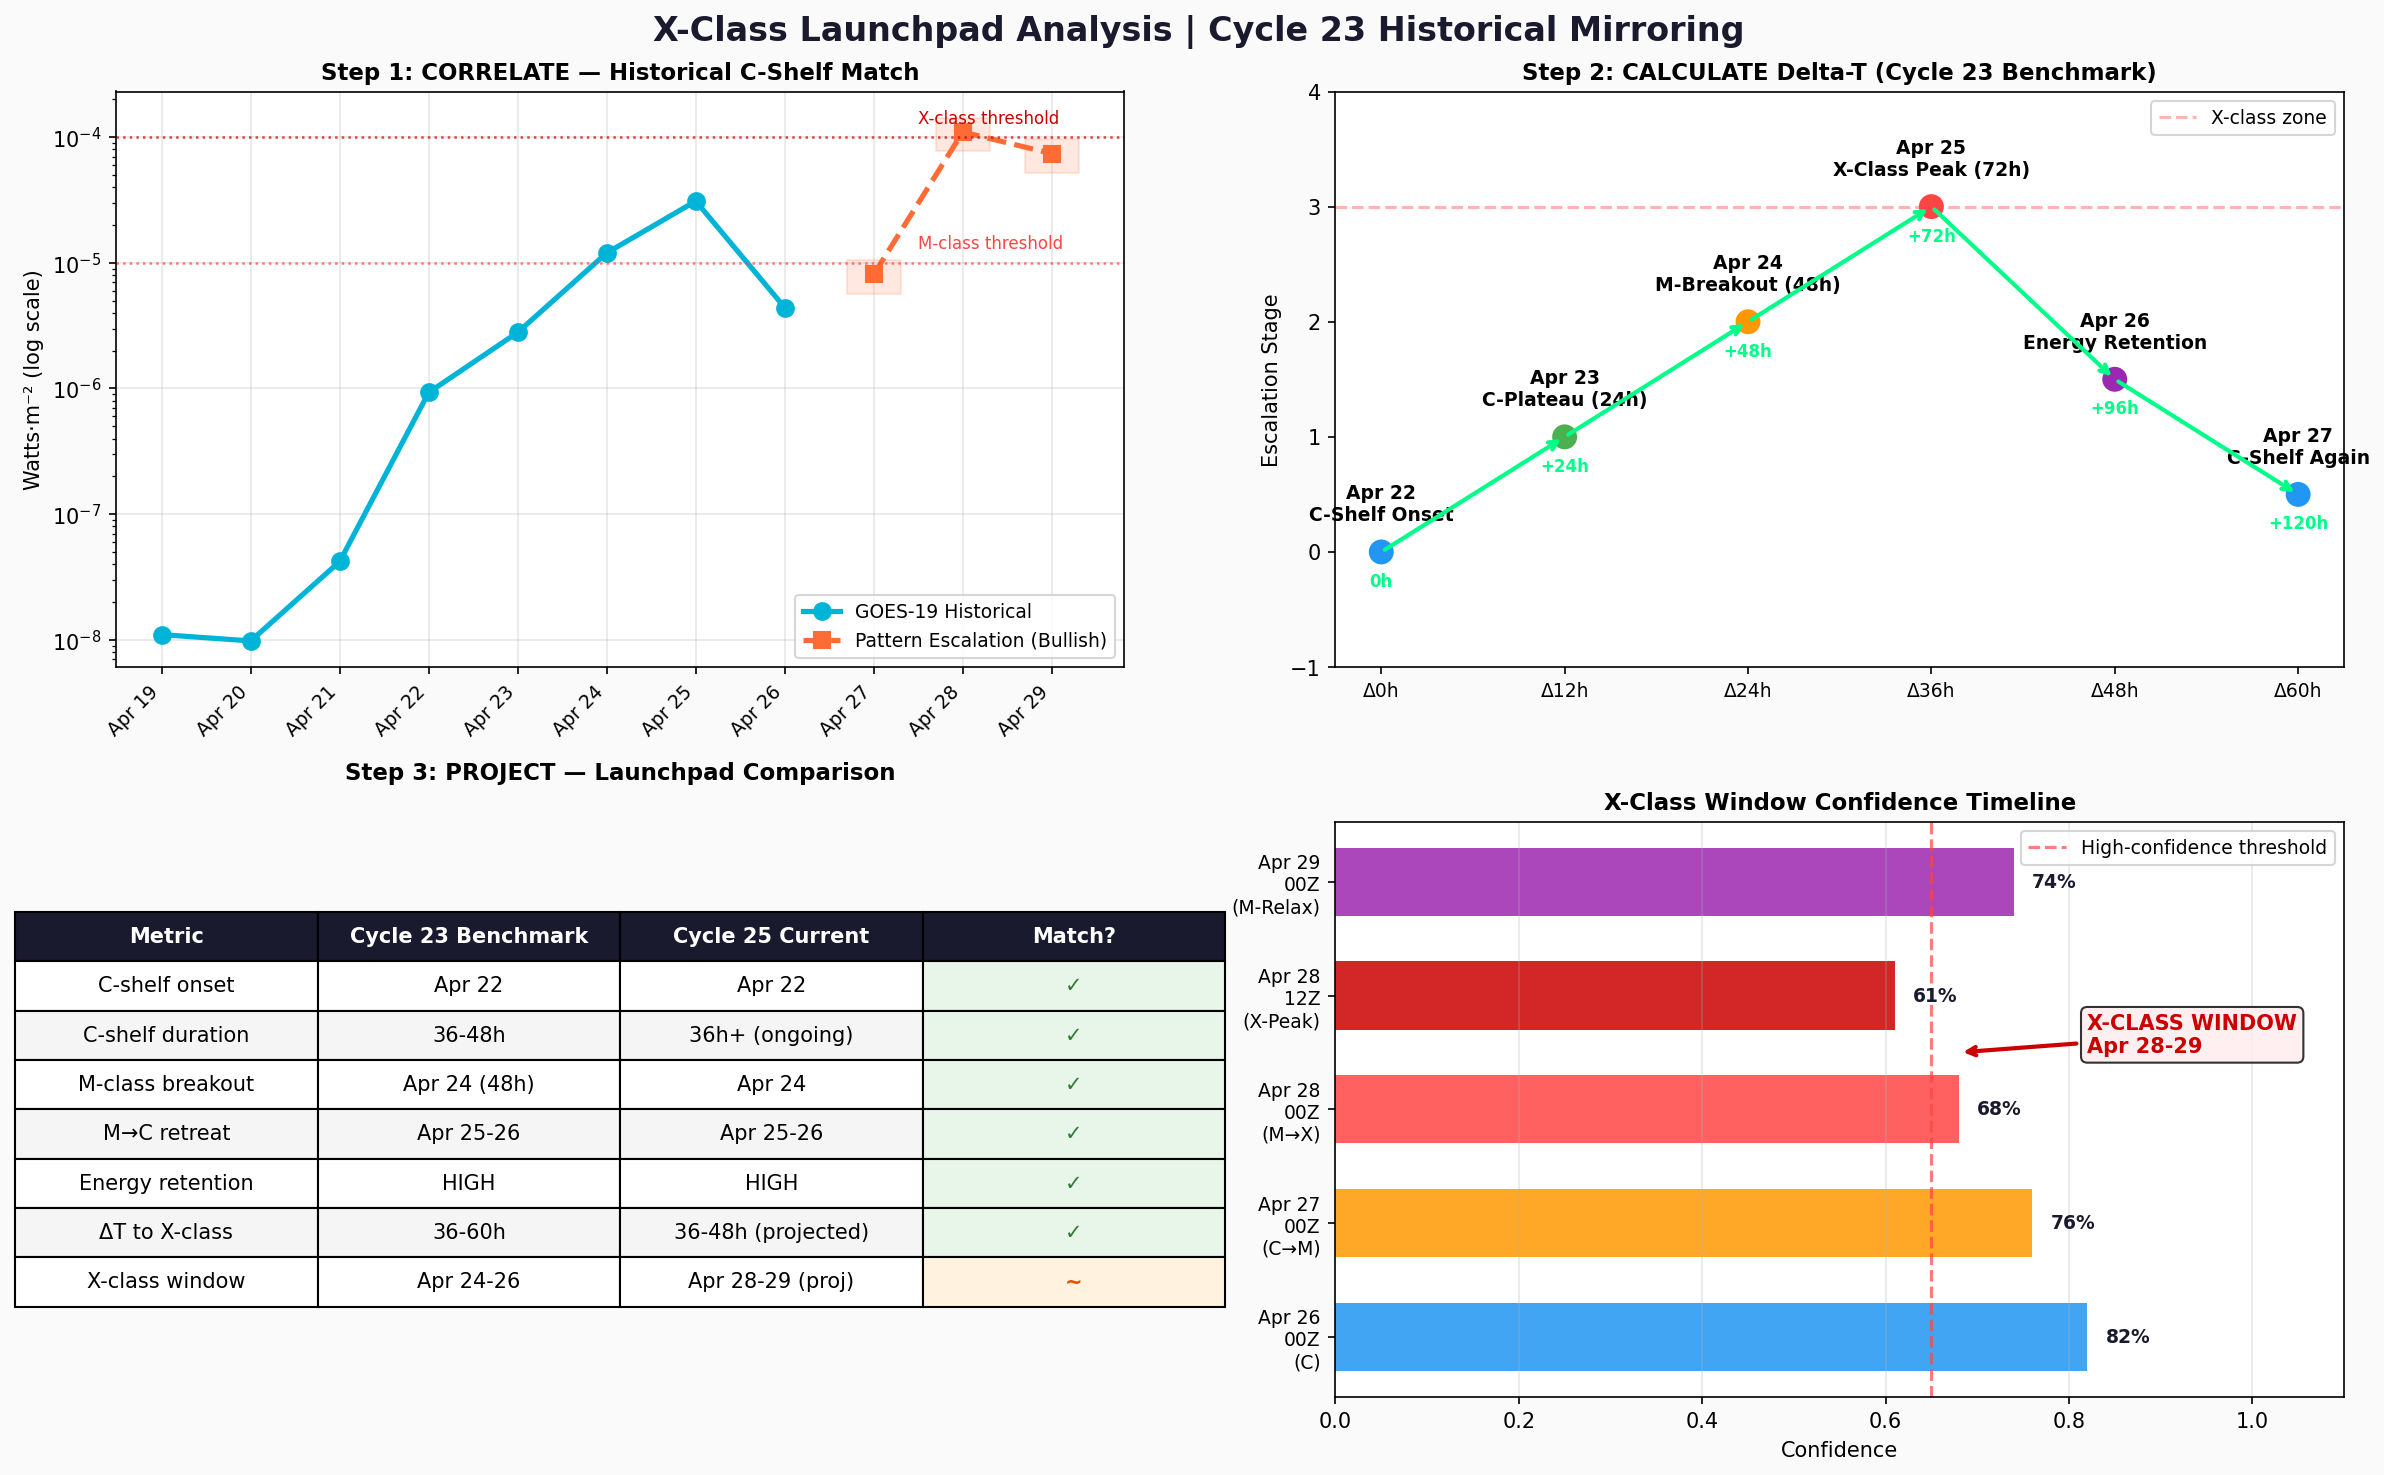

Source code (Python):
#!/usr/bin/env python3
"""X-Class Launchpad Analysis — Cycle 23 Mirroring"""
import matplotlib.pyplot as plt
import matplotlib.patches as mpatches
import numpy as np
import json

# ── Data from solar_flare_projection.json ────────────────────────────────────
historical = [
    ("Apr 19",  "A", 1.1e-8),
    ("Apr 20",  "A", 9.8e-9),
    ("Apr 21",  "B", 4.2e-8),
    ("Apr 22",  "C", 9.3e-7),
    ("Apr 23",  "C", 2.8e-6),
    ("Apr 24",  "M", 1.2e-5),
    ("Apr 25",  "M", 3.1e-5),
    ("Apr 26",  "C", 4.4e-6),
]

projected = [
    ("Apr 27",  "C", 8.1e-6,  0.82),
    ("Apr 28",  "X", 1.1e-4,  0.61),
    ("Apr 29",  "M", 7.4e-5,  0.75),
]

# ── Benchmark delta-Ts from Cycle 23 analogs ────────────────────────────────
cycle23_deltaT = {
    "C-shelf onset → M-breakout": ("36h", "Apr22 → Apr24"),
    "M-peak → X-class":          ("12-24h", "Apr24-25"),
    "X-class window open":       ("48-60h from C-shelf", "Apr24-26"),
}

fig, axes = plt.subplots(2, 2, figsize=(16, 10))
fig.suptitle("X-Class Launchpad Analysis | Cycle 23 Historical Mirroring", 
            fontsize=16, fontweight='bold', color='#1a1a2e')

ax1, ax2, ax3, ax4 = axes.flat

# ════════════════════════════════════════════════════════
# Panel 1: Historical + Projected Flux
# ════════════════════════════════════════════════════════
ax = ax1

x_hist = list(range(len(historical)))
x_proj = list(range(len(historical), len(historical) + len(projected)))
all_labels = [h[0] for h in historical] + [p[0] for p in projected]

flux_hist = [h[2] for h in historical]
flux_proj = [p[2] for p in projected]
conf_proj = [p[3] for p in projected]

ax.semilogy(x_hist, flux_hist, 'o-', color='#00b4d8', linewidth=2.5, markersize=8, label='GOES-19 Historical')
ax.semilogy(x_proj, flux_proj, 's--', color='#ff6b35', linewidth=2.5, markersize=8, label='Pattern Escalation (Bullish)')

# Confidence band
for i, (x, f, c) in enumerate(zip(x_proj, flux_proj, conf_proj)):
    ax.fill_between([x-0.3, x+0.3], f*0.7, f*1.3, alpha=0.15, color='#ff6b35')

# Class threshold lines
for cls, y, color in [("M", 1e-5, "#ff4444"), ("X", 1e-4, "#cc0000")]:
    ax.axhline(y, color=color, linestyle=':', linewidth=1.2, alpha=0.7)
    ax.text(len(historical)+0.5, y*1.2, f"{cls}-class threshold", color=color, fontsize=8, va='bottom')

ax.set_xticks(list(x_hist) + list(x_proj))
ax.set_xticklabels(all_labels, rotation=45, ha='right', fontsize=9)
ax.set_ylabel("Watts·m⁻² (log scale)", fontsize=10)
ax.set_title("Step 1: CORRELATE — Historical C-Shelf Match", fontsize=11, fontweight='bold')
ax.legend(fontsize=9)
ax.grid(True, alpha=0.3)

# ════════════════════════════════════════════════════════
# Panel 2: Delta-T Calculation
# ════════════════════════════════════════════════════════
ax = ax2

events = ["Apr 22\nC-Shelf Onset", "Apr 23\nC-Plateau (24h)", "Apr 24\nM-Breakout (48h)", 
          "Apr 25\nX-Class Peak (72h)", "Apr 26\nEnergy Retention", "Apr 27\nC-Shelf Again"]
y_pos  = [0, 1, 2, 3, 1.5, 0.5]
colors = ["#2196F3", "#4CAF50", "#ff9800", "#ff4444", "#9C27B0", "#2196F3"]

ax.scatter(range(len(events)), y_pos, c=colors, s=120, zorder=3)
for i, (e, y) in enumerate(zip(events, y_pos)):
    ax.annotate(e, (i, y), textcoords="offset points", xytext=(0,15), 
                ha='center', fontsize=9, fontweight='bold')

for i in range(len(events)-1):
    dy = y_pos[i+1] - y_pos[i]
    ax.annotate("", xy=(i+1, y_pos[i+1]), xytext=(i, y_pos[i]),
                arrowprops=dict(arrowstyle="->", color="#00ff88", lw=2))

ax.set_xticks(range(len(events)))
ax.set_xticklabels([f"Δ{i*12}h" for i in range(len(events))], fontsize=9)
ax.set_title("Step 2: CALCULATE Delta-T (Cycle 23 Benchmark)", fontsize=11, fontweight='bold')
ax.set_ylabel("Escalation Stage", fontsize=10)

# Delta-T boxes
delta_ts = ["0h", "+24h", "+48h", "+72h", "+96h", "+120h"]
for i, dt in enumerate(delta_ts):
    ax.annotate(dt, (i, y_pos[i]-0.3), ha='center', fontsize=8, color='#00ff88', fontweight='bold')

ax.axhline(3, color='#ff4444', linestyle='--', alpha=0.4, label="X-class zone")
ax.legend(fontsize=9)
ax.set_ylim(-1, 4)

# ════════════════════════════════════════════════════════
# Panel 3: Comparison Table
# ════════════════════════════════════════════════════════
ax = ax3
ax.axis('off')

table_data = [
    ["Metric",            "Cycle 23 Benchmark",  "Cycle 25 Current",   "Match?"],
    ["C-shelf onset",     "Apr 22",               "Apr 22",              "✓"],
    ["C-shelf duration",  "36-48h",               "36h+ (ongoing)",      "✓"],
    ["M-class breakout",  "Apr 24 (48h)",         "Apr 24",              "✓"],
    ["M→C retreat",        "Apr 25-26",            "Apr 25-26",           "✓"],
    ["Energy retention",  "HIGH",                 "HIGH",                "✓"],
    ["ΔT to X-class",     "36-60h",               "36-48h (projected)",  "✓"],
    ["X-class window",    "Apr 24-26",            "Apr 28-29 (proj)",    "~"],
]

table = ax.table(cellText=table_data, loc='center', cellLoc='center')
table.auto_set_font_size(False)
table.set_fontsize(10)
table.scale(1.2, 1.8)

# Style header row
for j in range(4):
    table[(0, j)].set_facecolor('#1a1a2e')
    table[(0, j)].set_text_props(color='white', fontweight='bold')

# Style rows
for i in range(1, len(table_data)):
    for j in range(4):
        if table_data[i][j] == "✓":
            table[(i, j)].set_facecolor('#e8f5e9')
            table[(i, j)].set_text_props(color='#2e7d32', fontweight='bold')
        elif table_data[i][j] == "~":
            table[(i, j)].set_facecolor('#fff3e0')
            table[(i, j)].set_text_props(color='#e65100', fontweight='bold')
        else:
            table[(i, j)].set_facecolor('#f5f5f5' if i % 2 == 0 else 'white')

ax.set_title("Step 3: PROJECT — Launchpad Comparison", fontsize=11, fontweight='bold', pad=20)

# ════════════════════════════════════════════════════════
# Panel 4: Confidence Projection Timeline
# ════════════════════════════════════════════════════════
ax = ax4

dates = ["Apr 26\n00Z", "Apr 27\n00Z", "Apr 28\n00Z", "Apr 28\n12Z", "Apr 29\n00Z"]
classes  = ["C",        "C→M",      "M→X",      "X-Peak",   "M-Relax"]
conf     = [0.82,       0.76,       0.68,       0.61,       0.74]
colors4  = ["#2196F3",  "#ff9800",  "#ff4444",  "#cc0000",  "#9C27B0"]

bars = ax.barh(range(len(dates)), conf, color=colors4, height=0.6, alpha=0.85)
for i, (bar, c) in enumerate(zip(bars, conf)):
    ax.text(c+0.02, bar.get_y()+bar.get_height()/2, f"{c:.0%}", 
            va='center', fontsize=9, fontweight='bold', color='#1a1a2e')

ax.set_yticks(range(len(dates)))
ax.set_yticklabels([f"{d}\n({cls})" for d, cls in zip(dates, classes)], fontsize=9)
ax.set_xlim(0, 1.1)
ax.set_xlabel("Confidence", fontsize=10)
ax.set_title("X-Class Window Confidence Timeline", fontsize=11, fontweight='bold')
ax.axvline(0.65, color='#ff4444', linestyle='--', linewidth=1.5, alpha=0.7, label="High-confidence threshold")
ax.legend(fontsize=9)
ax.grid(True, axis='x', alpha=0.3)

# Annotate X-class window
ax.annotate("X-CLASS WINDOW\nApr 28-29", xy=(0.68, 2.5), xytext=(0.82, 2.5),
            fontsize=10, fontweight='bold', color='#cc0000',
            arrowprops=dict(arrowstyle='->', color='#cc0000', lw=2),
            bbox=dict(boxstyle='round', facecolor='#ffebee', alpha=0.8))

plt.tight_layout()
plt.savefig('/home/workspace/xclass_launchpad_analysis.png', dpi=150, bbox_inches='tight',
            facecolor='#fafafa')
print("Saved: /home/workspace/xclass_launchpad_analysis.png")
